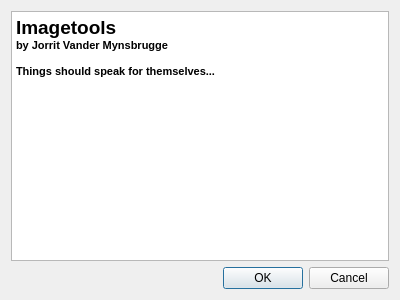
<?xml version="1.0" encoding="UTF-8"?>
<ui version="4.0">
 <class>Dialog</class>
 <widget class="QDialog" name="Dialog">
  <property name="geometry">
   <rect>
    <x>0</x>
    <y>0</y>
    <width>400</width>
    <height>300</height>
   </rect>
  </property>
  <property name="windowTitle">
   <string>About Imagetools</string>
  </property>
  <layout class="QVBoxLayout" name="verticalLayout">
   <item>
    <widget class="QTextEdit" name="textEdit">
     <property name="readOnly">
      <bool>true</bool>
     </property>
     <property name="html">
      <string>&lt;!DOCTYPE HTML PUBLIC &quot;-//W3C//DTD HTML 4.0//EN&quot; &quot;http://www.w3.org/TR/REC-html40/strict.dtd&quot;&gt;
&lt;html&gt;&lt;head&gt;&lt;meta name=&quot;qrichtext&quot; content=&quot;1&quot; /&gt;&lt;style type=&quot;text/css&quot;&gt;
p, li { white-space: pre-wrap; }
&lt;/style&gt;&lt;/head&gt;&lt;body style=&quot; font-family:'MS Shell Dlg 2'; font-size:8.25pt; font-weight:400; font-style:normal;&quot;&gt;
&lt;p style=&quot; margin-top:0px; margin-bottom:0px; margin-left:0px; margin-right:0px; -qt-block-indent:0; text-indent:0px;&quot;&gt;&lt;span style=&quot; font-size:14pt; font-weight:600;&quot;&gt;Imagetools&lt;/span&gt;&lt;/p&gt;
&lt;p style=&quot; margin-top:0px; margin-bottom:0px; margin-left:0px; margin-right:0px; -qt-block-indent:0; text-indent:0px;&quot;&gt;&lt;span style=&quot; font-size:8pt; font-weight:600;&quot;&gt;by Jorrit Vander Mynsbrugge&lt;/span&gt;&lt;/p&gt;
&lt;p style=&quot;-qt-paragraph-type:empty; margin-top:0px; margin-bottom:0px; margin-left:0px; margin-right:0px; -qt-block-indent:0; text-indent:0px; font-size:8pt; font-weight:600;&quot;&gt;&lt;br /&gt;&lt;/p&gt;
&lt;p style=&quot; margin-top:0px; margin-bottom:0px; margin-left:0px; margin-right:0px; -qt-block-indent:0; text-indent:0px;&quot;&gt;&lt;span style=&quot; font-size:8pt; font-weight:600;&quot;&gt;Things should speak for themselves...&lt;/span&gt;&lt;/p&gt;&lt;/body&gt;&lt;/html&gt;</string>
     </property>
    </widget>
   </item>
   <item>
    <widget class="QDialogButtonBox" name="buttonBox">
     <property name="orientation">
      <enum>Qt::Horizontal</enum>
     </property>
     <property name="standardButtons">
      <set>QDialogButtonBox::Cancel|QDialogButtonBox::Ok</set>
     </property>
    </widget>
   </item>
  </layout>
 </widget>
 <resources/>
 <connections>
  <connection>
   <sender>buttonBox</sender>
   <signal>accepted()</signal>
   <receiver>Dialog</receiver>
   <slot>accept()</slot>
   <hints>
    <hint type="sourcelabel">
     <x>248</x>
     <y>254</y>
    </hint>
    <hint type="destinationlabel">
     <x>157</x>
     <y>274</y>
    </hint>
   </hints>
  </connection>
  <connection>
   <sender>buttonBox</sender>
   <signal>rejected()</signal>
   <receiver>Dialog</receiver>
   <slot>reject()</slot>
   <hints>
    <hint type="sourcelabel">
     <x>316</x>
     <y>260</y>
    </hint>
    <hint type="destinationlabel">
     <x>286</x>
     <y>274</y>
    </hint>
   </hints>
  </connection>
 </connections>
</ui>
